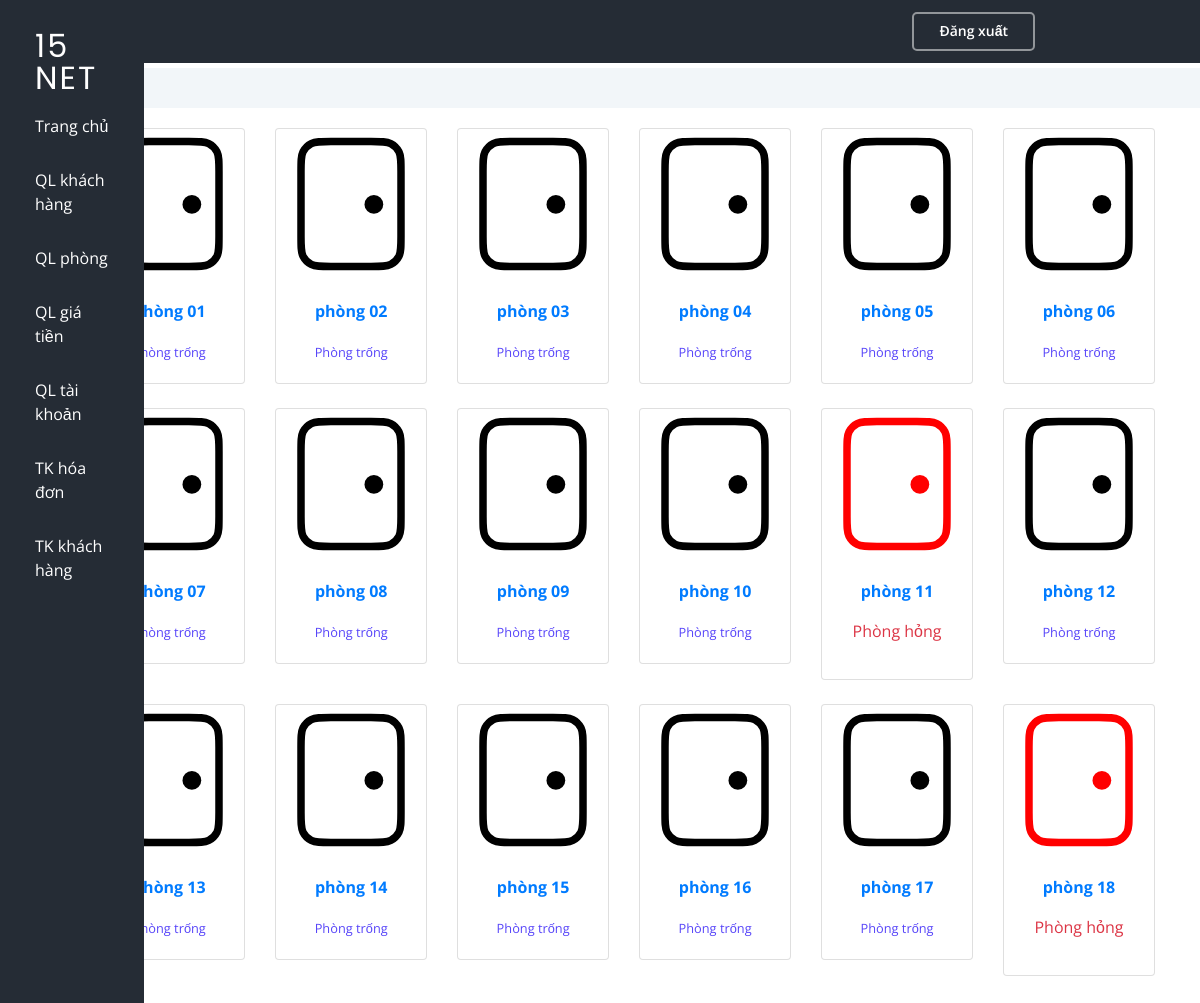
Screenshot of / (signed in) with the database file from the repository.
### tables this page shows
CREATE TABLE `phong` (
  `id` int(11) NOT NULL COMMENT 'khóa chính',
  `tenphong` varchar(32) NOT NULL COMMENT 'tên phòng',
  `tinhtrang` varchar(32) NOT NULL DEFAULT 'binhthuong' COMMENT 'bình thường/hỏng'
);

### index.php (the view, shortened to what this page needs)
<?php
require_once('./header.php');
require_once('./db_connect.php');
?>
<div class="row content-container">
	<?php
	$query = mysqli_query($conn, "SELECT * FROM `phong` WHERE 1 ORDER BY `tenphong` ASC");
	if ($query && $query->num_rows > 0) :
		while ($phong = mysqli_fetch_assoc($query)) :
			if ($phong['tinhtrang'] == 'Hỏng') :
	?>
				<div class="col-xl-2 col-md-4 col-6 mb-4"data-aos="zoom-in">
					<div class="card">
						<img src="./assets/img/off.svg" width="100px" class="card-img-top" alt="Phòng đang gặp sự cố">
						<div class="card-body">
							<p class="font-weight-bold text-primary text-center"><?= $phong['tenphong'] ?></p>
							<p class="text-danger text-center">Phòng hỏng</p>
						</div>
					</div>
				</div>
				<?php
			else :
				$querygiaodich = mysqli_query($conn, "SELECT * FROM `giaodich`, `giatien` WHERE `idphong`='" . $phong['id'] . "' AND `giatien`.`idgiatien`=`giaodich`.`idgiatien` ORDER BY `thoigianbatdau` DESC LIMIT 1");
				if ($querygiaodich && $querygiaodich->num_rows > 0) :
					$giaodich = mysqli_fetch_assoc($querygiaodich);
					if ($giaodich['thoigianketthuc'] == NULL) :
				?>
						<div class="col-xl-2 col-md-4 col-6 mb-4" data-aos="zoom-in">
							<a class="card" href="./ql-giao-dich.php?phong=<?= $phong['id'] ?>">
								<img src="./assets/img/checkin.svg" width="100px" class="card-img-top" alt="Phòng đang sử dụng">
								<div class="card-body">
									<div class="font-weight-bold text-primary text-center"><?= $phong['tenphong'] ?></div>
									<div class="text-info text-center"><?= date("H:i:m", strtotime($giaodich['thoigianbatdau'])); ?></div>
									<div class="text-second text-center"><?php echo ceil(((time() - strtotime($giaodich['thoigianbatdau'])) / 3600) * $giaodich['gia'] * ((100 - $giaodich['giamgia']) / 100)); ?>.000 đ</div>
								</div>
							</a>
						</div>
					<?php
					else :
					?>
						<div class="col-xl-2 col-md-4 col-6 mb-4" data-aos="zoom-in">
							<a class="card text-center" href="./them-giao-dich.php?phong=<?= $phong['id'] ?>">
								<img src="./assets/img/on.svg" width="100px" class="card-img-top" alt="Phòng trống">
								<div class="card-body">
									<p class="font-weight-bold text-primary text-center"><?= $phong['tenphong'] ?></p>
									<small class="text-second text-center">Phòng trống</small>
								</div>
							</a>
						</div>
					<?php
					endif;
				else :
					?>
					<div class="col-xl-2 col-md-4 col-6 mb-4" data-aos="zoom-in">
						<a class="card text-center" href="./them-giao-dich.php?phong=<?= $phong['id'] ?>">
							<img src="./assets/img/on.svg" width="100px" class="card-img-top" alt="Phòng trống">
							<div class="card-body">
								<p class="font-weight-bold text-primary text-center"><?= $phong['tenphong'] ?></p>
								<small class="text-second text-center">Phòng trống</small>
							</div>
						</a>
					</div>
	<?php
				endif;
			endif;
		endwhile;
	endif;
	?>
</div>
<?php
require_once('./footer.php');
?>

### assets/css/style.css (style rules this page uses)
body { font-family: "Open Sans", sans-serif; color: #444444; cursor: url(../cursor/xanhla.cur), auto; }
a { color: #5846f9; }
.content-container { display: flex; flex-basis: 85%; margin-left: auto; padding-left: 3%; }

### rows the page displays
phong: tenphong "phòng 01"
phong: tenphong "phòng 02"
phong: tenphong "phòng 03"
phong: tenphong "phòng 04"
phong: tenphong "phòng 05"
phong: tenphong "phòng 06"
phong: tenphong "phòng 07"
phong: tenphong "phòng 08"
phong: tenphong "phòng 09"
phong: tenphong "phòng 10"
phong: tenphong "phòng 11"
phong: tenphong "phòng 12"
phong: tenphong "phòng 13"
phong: tenphong "phòng 14"
phong: tenphong "phòng 15"
phong: tenphong "phòng 16"
phong: tenphong "phòng 17"
phong: tenphong "phòng 18"
